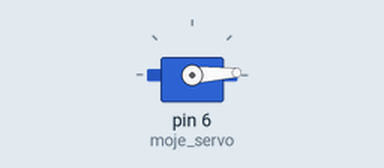
Simulated run of this sketch. Board: Arduino Uno, built with avr-gcc and run on an emulated ATmega328P. Shown: servo.

Above: at 0.05 s.
At 0.9 s:
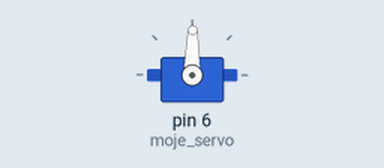
At 1.75 s:
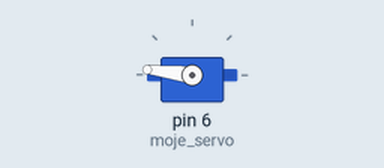
At 3.45 s:
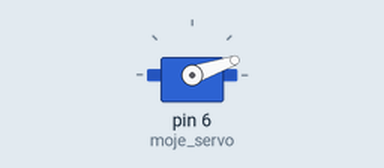
Timing chart, 0 to 8.3 s (numbered marks = the images above):
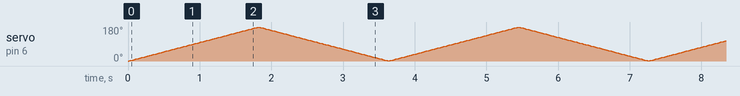

The sketch:

Diel_4__servo.ino
```cpp
/* Patrik Molnár Diel 4.- Servo*/

#include <Servo.h>

Servo moje_servo;

void setup(){
  moje_servo.attach(6);
}

void loop(){
  for(int x=0; x<180; x++){
    moje_servo.write(x);
    delay(10);
  }
  for(int y=180; y>0; y--){
    moje_servo.write(y);
    delay(10);
  }
}
```
